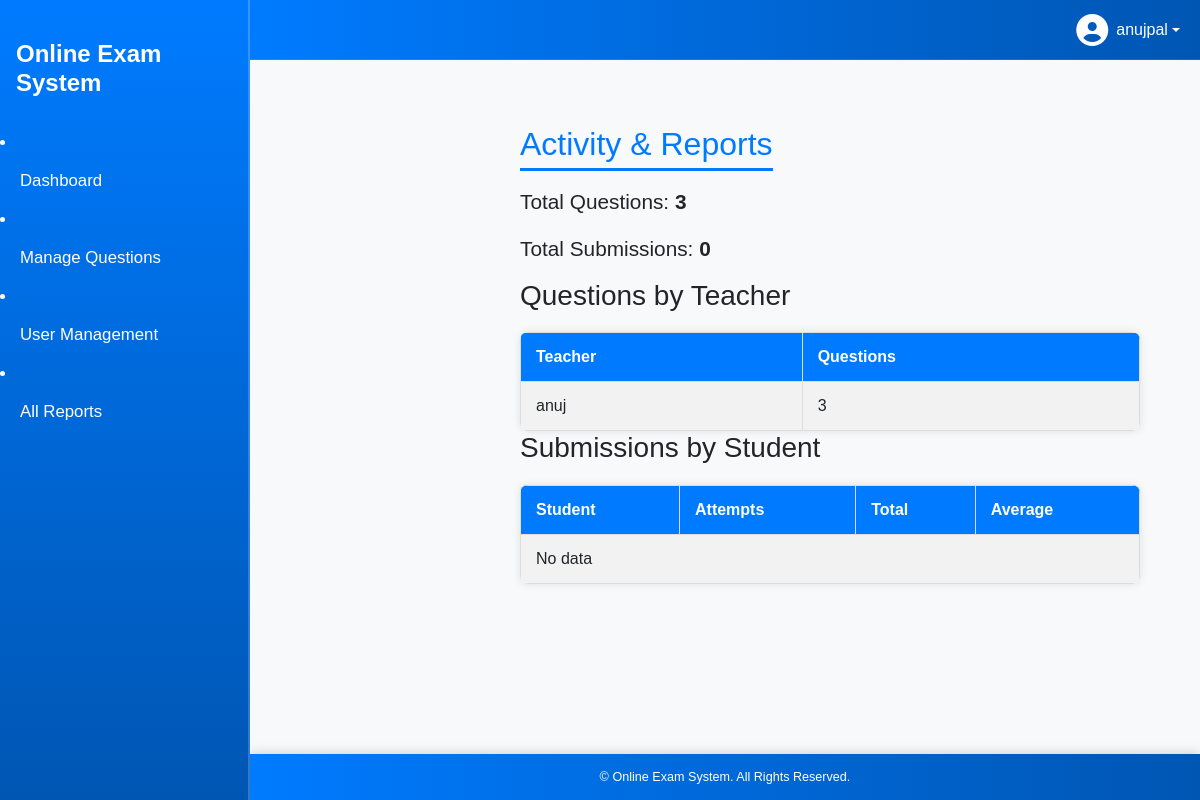
Page /auth/admin/activity/ (signed in) on the committed database.
### authentication/models.py (models this page shows)
class CustomUser(AbstractUser):
    USER_TYPE_CHOICES = (
        (1, 'admin'),
        (2, 'teacher'),
        (3, 'student'),
    )
    user_type = models.PositiveSmallIntegerField(choices=USER_TYPE_CHOICES, default=1)  # default = admin

### questions/models.py (models this page shows)
class Question(models.Model):
    DIFFICULTY_CHOICES = (
        ("easy", "Easy"),
        ("medium", "Medium"),
        ("hard", "Hard"),
    )
    question_text = models.TextField()
    subject = models.CharField(max_length=100, blank=True)
    topic = models.CharField(max_length=100, blank=True)
    difficulty = models.CharField(max_length=10, choices=DIFFICULTY_CHOICES, default="easy")
    author = models.ForeignKey(
        settings.AUTH_USER_MODEL,
        on_delete=models.SET_NULL,
        null=True,
        blank=True,
        related_name="authored_questions",
    )
    created_at = models.DateTimeField(auto_now_add=True)
    updated_at = models.DateTimeField(auto_now=True)

### authentication/views.py (the view)
# urls.py: path('admin/activity/', admin_activity, name='admin_activity'),
@login_required
def admin_activity(request):
    if request.user.user_type != 1:
        return redirect('home')
    questions_count = Question.objects.count()
    submissions_count = Submission.objects.count()
    created_by_teacher = Question.objects.values('author__username').annotate(cnt=Count('id')).order_by('-cnt')
    submissions_by_student = Submission.objects.values('student__username').annotate(
        cnt=Count('id'), total=Sum('score'), avg=Avg('score')
    ).order_by('-cnt')
    return render(request, 'authentication/admin_activity.html', {
        'questions_count': questions_count,
        'submissions_count': submissions_count,
        'created_by_teacher': created_by_teacher,
        'submissions_by_student': submissions_by_student,
    })

### templates/authentication/admin_activity.html (shortened to what this page needs)
{% extends 'base.html' %}
{% load static %}
{% block content %}
<link rel="stylesheet" type="text/css" href="{% static 'css/dashboard.css' %}">
<div class="main-container-wrapper">
    <div class="dashboard-sidebar">
        <h2>Activity & Reports</h2>
        {% if user.is_authenticated %}
            {% if user.user_type == 2 %}
                <a href="{% url 'questions_list' %}">Manage Questions</a>
                <a href="{% url 'submissions_list' %}">All Submissions</a>
                <a href="{% url 'teacher_reports' %}">Performance Reports</a>
                <a href="{% url 'mock_test' %}">Mock Test</a>
                <a href="{% url 'export_performance_csv' %}">Export CSV</a>
            {% elif user.user_type == 1 %}
                <a href="{% url 'questions_list' %}">Manage Questions</a>
                <a href="{% url 'admin_users' %}">Manage Users</a>
                <a href="{% url 'admin_activity' %}">Reports</a>
            {% endif %}
        {% else %}
            <a href="{% url 'login' %}">Login</a>
            <a href="{% url 'register' %}">Register</a>
        {% endif %}
    </div>
    <div class="dashboard-main">
        <h2>Activity & Reports</h2>
        <p>Total Questions: <strong>{{ questions_count }}</strong></p>
        <p>Total Submissions: <strong>{{ submissions_count }}</strong></p>
        <h3>Questions by Teacher</h3>
        <table>
            <tr><th>Teacher</th><th>Questions</th></tr>
            {% for row in created_by_teacher %}
            <tr>
                <td>{{ row.author__username|default:'(unknown)' }}</td>
                <td>{{ row.cnt }}</td>
            </tr>
            {% empty %}
            <tr><td colspan="2">No data</td></tr>
            {% endfor %}
        </table>
        <h3>Submissions by Student</h3>
        <table>
            <tr><th>Student</th><th>Attempts</th><th>Total</th><th>Average</th></tr>
            {% for row in submissions_by_student %}
            <tr>
                <td>{{ row.student__username }}</td>
                <td>{{ row.cnt }}</td>
                <td>{{ row.total|default:0 }}</td>
                <td>{{ row.avg|floatformat:2 }}</td>
            </tr>
            {% empty %}
            <tr><td colspan="4">No data</td></tr>
            {% endfor %}
        </table>
    </div>
</div>
{% endblock %}

### templates/base.html (shortened to what this page needs)
{% load static %}
<!DOCTYPE html>
<html lang="en">
<head>
    <link href="https://cdn.jsdelivr.net/npm/bootstrap@5.3.3/dist/css/bootstrap.min.css" rel="stylesheet" />
    <link rel="stylesheet" href="https://cdnjs.cloudflare.com/ajax/libs/font-awesome/6.4.0/css/all.min.css" />
</head>
<body>
<div class="sidebar d-flex flex-column pt-4">
    <a class="navbar-brand px-3 mb-4" href="{% url 'dashboard_home' %}">Online Exam System</a>
    {% if user.is_authenticated %}
            {% if user.user_type == 1 %}
                <li class="nav-item"><a class="nav-link" href="{% url 'dashboard_home' %}">Dashboard</a></li>
                <li class="nav-item"><a class="nav-link" href="{% url 'questions_list' %}">Manage Questions</a></li>
                <li class="nav-item"><a class="nav-link" href="{% url 'admin_users' %}">User Management</a></li>
                <li class="nav-item"><a class="nav-link" href="{% url 'admin_activity' %}">All Reports</a></li>
            {% endif %}
        {% else %}
            <li class="nav-item"><a class="nav-link" href="{% url 'login' %}">Login</a></li>
            <li class="nav-item"><a class="nav-link" href="{% url 'register' %}">Register</a></li>
        {% endif %}
</div>
<nav class="top-navbar">
    {% if user.is_authenticated %}
    <ul class="navbar-nav ms-auto mb-0">
      <li class="nav-item dropdown">
        <a class="nav-link dropdown-toggle d-flex align-items-center" href="#" id="profileDropdown" role="button" data-bs-toggle="dropdown" aria-expanded="false">
          <i class="fa-solid fa-user-circle fa-2x me-2"></i>
          {{ user.username }}
        </a>
      </li>
    </ul>
    {% endif %}
</nav>
<div class="main-content">
    <main>
        {% block content %}
        {% endblock %}
    </main>
</div>
<footer>
    <small>&copy; {{ now|date:"Y" }} Online Exam System. All Rights Reserved.</small>
</footer>
</body>
</html>

### static/css/dashboard.css (style rules this page uses)
body { font-family: 'Poppins', sans-serif; background-color: #f8f9fa; min-height: 100vh; margin: 0; padding: 0; box-sizing: border-box; }
h2 { color: #007bff; margin-bottom: 20px; margin-top: 30px; }
.dashboard-sidebar { width: 220px; background: #007bff; color: white; padding: 20px; flex-shrink: 0; height: 100vh; position: fixed; top: 60px; left: 0; overflow-y: auto; }
.dashboard-sidebar h2 { margin-bottom: 1rem; margin-top: 10px; padding-bottom: 8px; border-bottom: 2px solid rgba(255,255,255,0.3); color: white; }
.dashboard-sidebar a { display: block; color: white; padding: 10px 0; text-decoration: none; font-weight: 500; border-radius: 5px; transition: background 0.2s; }
.dashboard-main { margin-left: 220px; flex-grow: 1; padding: 10px; width: calc(100% - 220px); margin-top: 5px; text-align: left; }
.dashboard-main p { font-size: 1.3rem; margin-bottom: 15px; }
.dashboard-main h2 { border-bottom: 3px solid #007bff; padding-bottom: 8px; margin-bottom: 20px; color: #007bff; }
.dashboard-main table { border-collapse: collapse; width: 100%; background: #fff; border-radius: 8px; overflow: hidden; box-shadow: 0 0 8px rgba(0,0,0,0.1); margin-top: 20px; }
.dashboard-main h2 { color: #007bff; margin-bottom: 15px; border-bottom: 3px solid #007bff; display: inline-block; padding-bottom: 5px; }
.dashboard-main th, .dashboard-main td { padding: 12px 15px; text-align: left; border: 1px solid #ddd; }
.dashboard-main th { background-color: #007bff; color: white; }
.dashboard-main tr:nth-child(even) { background-color: #f2f2f2; }

### templates/base.html (style rules this page uses)
body { font-family: 'Poppins', sans-serif; background-color: #f8f9fa; min-height: 100vh; margin: 0; display: flex; flex-direction: column; }
.sidebar { width: 250px; background: linear-gradient(180deg, #007bff, #0056b3); min-height: 100vh; color: #fff; position: fixed; font-family: 'Poppins', sans-serif; border-right: 2px solid rgba(255, 255, 255, 0.2); z-index: 1001; }
.sidebar .navbar-brand { font-weight: 700; color: #fff !important; font-size: 1.5rem; line-height: 1.2; font-family: 'Poppins', sans-serif; padding: 0.5rem 1rem; margin: 0.5rem 0; text-align: left; width: 100%; white-space: normal; display: block; text-decoration: none; }
.sidebar .nav-link { color: #fff; font-weight: 400; font-size: 1.05rem; padding: 14px 20px; display: flex; align-items: center; transition: all 0.2s ease; }
.top-navbar { height: 60px; background: linear-gradient(90deg, #007bff, #0056b3); position: fixed; top: 0; left: 250px; right: 0; display: flex; align-items: center; justify-content: flex-end; padding: 0 20px; z-index: 1000; border-bottom: 1px solid rgba(255, 255, 255, 0.1); }
.top-navbar .nav-link, .top-navbar .dropdown-toggle { color: #fff; font-weight: 500; }
main { flex-grow: 1; padding: 80px 20px 20px 20px; max-width: 900px; margin-left: 270px; top: 0; }
footer { background: linear-gradient(90deg, #007bff, #0056b3); color: white; text-align: center; padding: 12px 0; font-size: 0.9rem; box-shadow: 0 -2px 10px rgba(0,0,0,0.15); margin-top: auto; width: calc(100% - 250px); margin-left: 250px; }

### rows in the picture
CustomUser: username "anujpal"
Question: author__username "anuj", cnt "3"

### other values in the picture
{{ questions_count }} "3"
{{ submissions_count }} "0"
